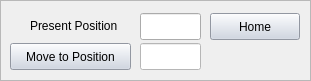
     <widget class="QFrame" name="frameBlackBody_15">
      <property name="geometry">
       <rect>
        <x>1010</x>
        <y>670</y>
        <width>311</width>
        <height>81</height>
       </rect>
      </property>
      <property name="frameShape">
       <enum>QFrame::StyledPanel</enum>
      </property>
      <property name="frameShadow">
       <enum>QFrame::Raised</enum>
      </property>
      <widget class="QLabel" name="label_67">
       <property name="geometry">
        <rect>
         <x>30</x>
         <y>10</y>
         <width>111</width>
         <height>31</height>
        </rect>
       </property>
       <property name="text">
        <string>Present Position</string>
       </property>
      </widget>
      <widget class="QLineEdit" name="lineEditDesiredGoniometerTripod">
       <property name="geometry">
        <rect>
         <x>140</x>
         <y>43</y>
         <width>61</width>
         <height>27</height>
        </rect>
       </property>
       <property name="styleSheet">
        <string notr="true">background:rgb(255, 255, 255)</string>
       </property>
      </widget>
      <widget class="QPushButton" name="pushButtonMoveGoniometerTripod">
       <property name="geometry">
        <rect>
         <x>10</x>
         <y>43</y>
         <width>121</width>
         <height>27</height>
        </rect>
       </property>
       <property name="styleSheet">
        <string notr="true">background:rgb(204, 212, 226)</string>
       </property>
       <property name="text">
        <string>Move to Position</string>
       </property>
      </widget>
      <widget class="QLineEdit" name="lineEditPresentGoniometerTripod">
       <property name="geometry">
        <rect>
         <x>140</x>
         <y>13</y>
         <width>61</width>
         <height>27</height>
        </rect>
       </property>
       <property name="styleSheet">
        <string notr="true"/>
       </property>
       <property name="readOnly">
        <bool>true</bool>
       </property>
      </widget>
      <widget class="QPushButton" name="pushButtonHomeGoniometerTripod">
       <property name="geometry">
        <rect>
         <x>210</x>
         <y>13</y>
         <width>90</width>
         <height>27</height>
        </rect>
       </property>
       <property name="styleSheet">
        <string notr="true">background:rgb(204, 212, 226)</string>
       </property>
       <property name="text">
        <string>Home</string>
       </property>
      </widget>
     </widget>
